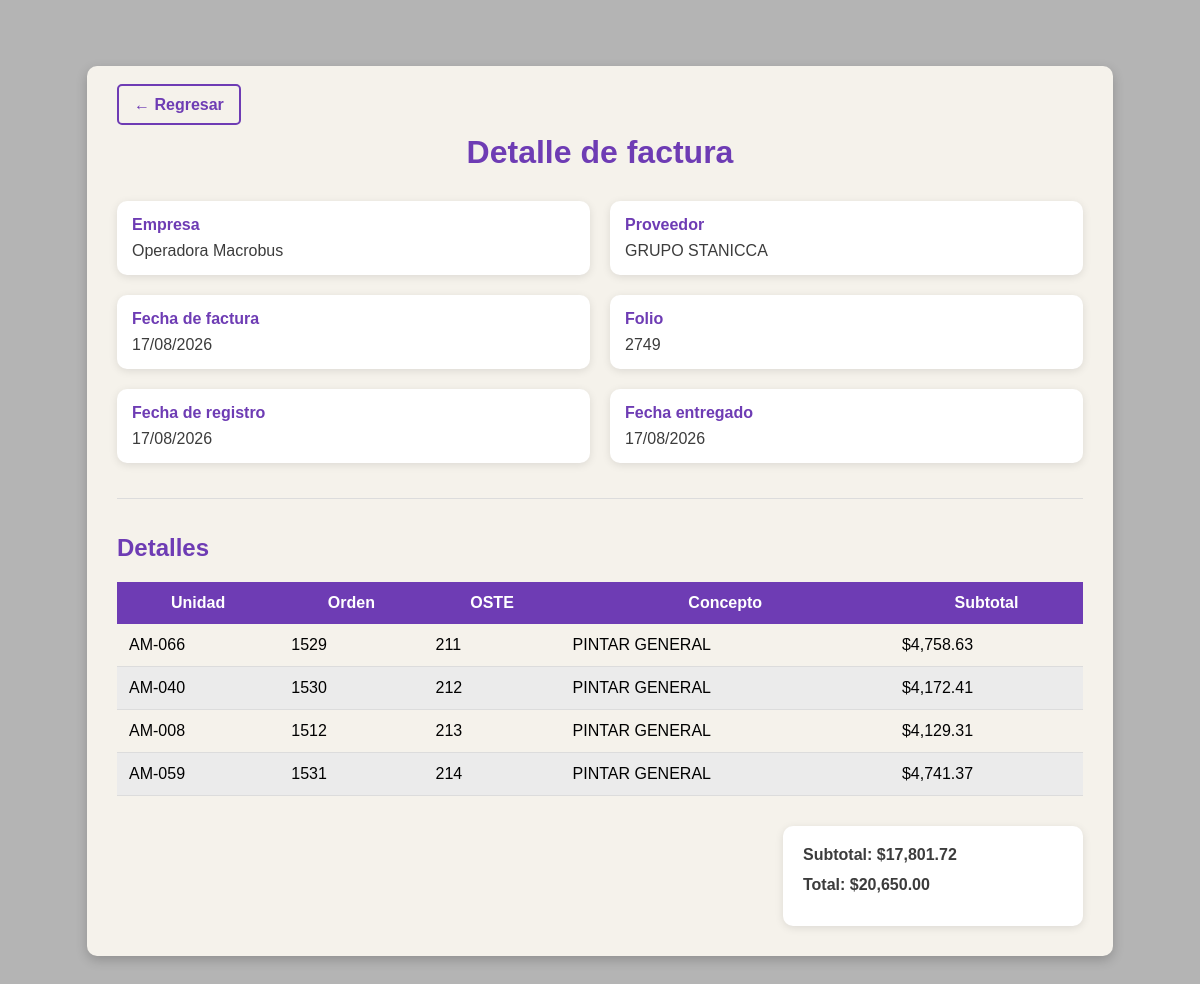
The app's page /factura_detalle.php?id=420 (signed in) with its own data.
### tables this page shows
CREATE TABLE `factura` (
  `id` int(11) NOT NULL,
  `id_empresa` int(11) NOT NULL,
  `id_provedor` int(11) NOT NULL,
  `folio` varchar(20) NOT NULL,
  `fecha` date NOT NULL,
  `total` decimal(10,2) NOT NULL,
  `estado` int(11) NOT NULL DEFAULT 0,
  `fecha_registro` date NOT NULL,
  `fecha_entregado` date DEFAULT NULL
);

CREATE TABLE `empresa` (
  `id` int(11) NOT NULL,
  `nombre` varchar(255) NOT NULL,
  `eliminado` int(1) NOT NULL DEFAULT 0
);

CREATE TABLE `provedores` (
  `id` int(11) NOT NULL,
  `nombre` varchar(255) NOT NULL,
  `irs` int(11) NOT NULL DEFAULT 0,
  `eliminado` int(1) NOT NULL DEFAULT 0
);

CREATE TABLE `detalle_factura` (
  `id` int(11) NOT NULL,
  `concepto` varchar(255) NOT NULL,
  `subtotal` decimal(10,2) NOT NULL,
  `id_autobus` int(11) DEFAULT NULL,
  `id_factura` int(11) NOT NULL,
  `oste` varchar(20) DEFAULT NULL,
  `orden` varchar(20) DEFAULT NULL
);

CREATE TABLE `autobus` (
  `id` int(11) NOT NULL,
  `unidad` varchar(255) NOT NULL,
  `id_empresa` int(11) NOT NULL,
  `eliminado` int(1) NOT NULL DEFAULT 0
);

### factura_detalle.php (the view, shortened to what this page needs)
<?php
$con = conecta();
$id = isset($_GET['id']) ? intval($_GET['id']) : 0;
$sql = "SELECT
            f.*,
            e.nombre AS empresa,
            p.nombre AS proveedor
        FROM factura f
        INNER JOIN empresa e ON f.id_empresa = e.id
        INNER JOIN provedores p ON f.id_provedor = p.id
        WHERE f.id = $id";
$res = $con->query($sql);
$factura = $res->fetch_assoc();
$sql = "SELECT
            d.*,
            a.unidad
        FROM detalle_factura d
        LEFT JOIN autobus a ON d.id_autobus = a.id
        WHERE d.id_factura = $id
        ORDER BY d.id";
$resDetalles = $con->query($sql);
?>
<!DOCTYPE html>
<html lang="es">
<head>
    <link rel="stylesheet" href="css/factura_detalle.css">
</head>
<body>
<div class="contenedor">
    <div class="barra">
        <a href="facturas.php" class="btnRegresar">← Regresar</a>
    </div>
    <h1>Detalle de factura</h1>
    <div class="info">
        <div class="campo">
            <label>Empresa</label>
            <span><?= htmlspecialchars($factura['empresa']) ?></span>
        </div>
        <div class="campo">
            <label>Proveedor</label>
            <span><?= htmlspecialchars($factura['proveedor']) ?></span>
        </div>
        <div class="campo">
            <label>Fecha de factura</label>
            <span><?= date('d/m/Y', strtotime($factura['fecha'])) ?></span>
        </div>
        <div class="campo">
            <label>Folio</label>
            <span><?= htmlspecialchars($factura['folio']) ?></span>
        </div>
        <div class="campo">
            <label>Fecha de registro</label>
            <span><?= date('d/m/Y', strtotime($factura['fecha_registro'])) ?></span>
        </div>
        <div class="campo">
            <label>Fecha entregado</label>
            <span>
                <?php
                if(
                    $factura['fecha_entregado'] &&
                    $factura['fecha_entregado'] != '0000-00-00'
                ){
                    echo date('d/m/Y', strtotime($factura['fecha_entregado']));
                } else {
                    echo 'Pendiente';
                }
                ?>
            </span>
        </div>
    </div>
    <hr>
    <h2>Detalles</h2>
    <table>
        <thead>
            <tr>
                <th>Unidad</th>
                <th>Orden</th>
                <th>OSTE</th>
                <th>Concepto</th>
                <th>Subtotal</th>
            </tr>
        </thead>
        <tbody>
        <?php
        $subtotal = 0;
        while($d = $resDetalles->fetch_assoc()){
            $subtotal += $d['subtotal'];
        ?>
            <tr>
                <td>
                    <?= $d['unidad'] ? htmlspecialchars($d['unidad']) : '-----' ?>
                </td>
                <td><?= htmlspecialchars($d['orden']) ?></td>
                <td><?= htmlspecialchars($d['oste']) ?></td>
                <td><?= htmlspecialchars($d['concepto']) ?></td>
                <td>
                    $<?= number_format($d['subtotal'], 2) ?>
                </td>
            </tr>
        <?php } ?>
        </tbody>
    </table>
    <div class="totales">
        <p>
            Subtotal:
            <span>$<?= number_format($subtotal, 2) ?></span>
        </p>
        <p>
            Total:
            <span>$<?= number_format($factura['total'], 2) ?></span>
        </p>
    </div>
</div>
</body>
</html>

### css/factura_detalle.css (style rules this page uses)
* { margin: 0; padding: 0; box-sizing: border-box; font-family: Arial, Helvetica, sans-serif; }
body { background-color: rgb(180, 180, 180); min-height: 100vh; padding: 30px; margin: 3% 0; }
.contenedor { width: 90%; margin: auto; background-color: rgb(245, 242, 235); border-radius: 10px; padding: 30px; box-shadow: 0px 4px 12px rgba(0, 0, 0, .2); }
h1 { text-align: center; color: rgb(110, 60, 180); margin-bottom: 30px; }
h2 { color: rgb(110, 60, 180); margin-bottom: 20px; }
hr { margin: 35px 0; border: 0; border-top: 1px solid rgb(220, 220, 220); }
.info { display: grid; grid-template-columns: 1fr 1fr; gap: 20px; }
.campo { background-color: white; padding: 15px; border-radius: 10px; box-shadow: 0px 2px 8px rgba(0, 0, 0, .1); }
.campo label { display: block; margin-bottom: 8px; color: rgb(110, 60, 180); font-weight: bold; }
.campo span { color: rgb(60, 60, 60); }
table { width: 100%; border-collapse: collapse; margin-top: 20px; }
th { background-color: rgb(110, 60, 180); color: white; padding: 12px; font-weight: bold; }
td { padding: 12px; border-bottom: 1px solid rgb(220, 220, 220); }
tr:nth-child(even) { background-color: rgb(235, 235, 235); }
.totales { width: 300px; margin-top: 30px; margin-left: auto; background-color: white; padding: 20px; border-radius: 10px; box-shadow: 0px 2px 8px rgba(0, 0, 0, .1); }
.totales p { margin-bottom: 12px; font-weight: bold; color: rgb(60, 60, 60); }
.barra { margin-bottom: 20px; }
.btnRegresar { text-decoration: none; color: rgb(110, 60, 180); border: 2px solid rgb(110, 60, 180); padding: 10px 15px; border-radius: 5px; font-weight: bold; transition: .2s; }

### records on screen
factura: id_empresa.nombre "Operadora Macrobus", id_provedor.nombre "GRUPO STANICCA", fecha "17/08/2026", folio "2749", fecha_registro "17/08/2026", fecha_entregado "17/08/2026", total "20,650.00"
detalle_factura: id_autobus.unidad "AM-066", orden "1529", oste "211", concepto "PINTAR GENERAL", subtotal "4,758.63"
detalle_factura: id_autobus.unidad "AM-040", orden "1530", oste "212", concepto "PINTAR GENERAL", subtotal "4,172.41"
detalle_factura: id_autobus.unidad "AM-008", orden "1512", oste "213", concepto "PINTAR GENERAL", subtotal "4,129.31"
detalle_factura: id_autobus.unidad "AM-059", orden "1531", oste "214", concepto "PINTAR GENERAL", subtotal "4,741.37"

### other values on screen
$subtotal "17,801.72"
